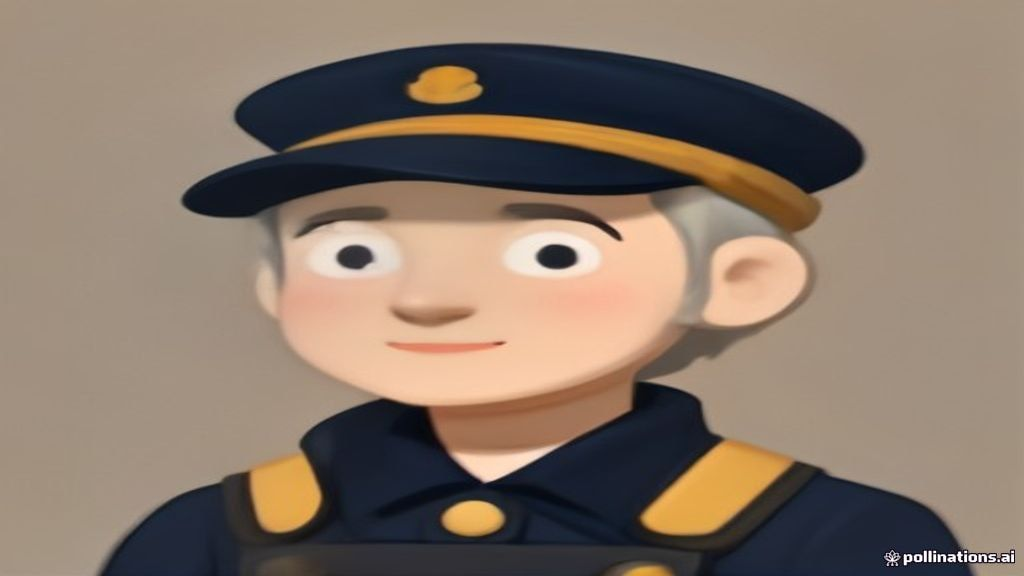
#> input picture bilder/01.jpg, 1024 x 576 px
$ python -i anim_char.py   (imports and definitions only)
#> lines starting #> are read from the running program, lines starting #| are printed output that depends on the picture; after the words box and inside, x2 and y2 are one past the last pixel; in counts of white or black regions, pixels touching at a corner belong together
#> further down, picture is the input picture: shape (576, 1024, 3); mean B, G, R 105.2, 119.5, 136.7
"""Leichte Figurenanimation fuer flache Cartoon-Bilder (kein Download, nur OpenCV/numpy).
Erkennt die cremefarbenen Koepfe und Haende, bewegt sie sanft (Nicken, Neigen, Wippen)
und laesst die Augen blinzeln. Kamerafahrt (Zoom/Schwenk) wird im selben Schritt gerechnet."""
import math
import cv2
import numpy as np

W, H = 1920, 1080


def cream_mask(bgr):
    hsv = cv2.cvtColor(bgr, cv2.COLOR_BGR2HSV)
#> hsv: shape (576, 1024, 3); mean H, S, V 37.8, 78.3, 141.2
    h, s, v = hsv[..., 0], hsv[..., 1], hsv[..., 2]
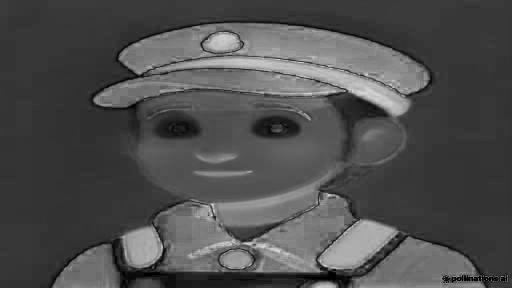
#> s: shape (576, 1024) (shown at 1/2 size); min 0, max 255, mean 78.3
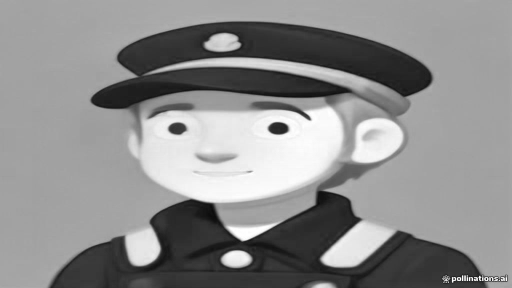
#> v: shape (576, 1024) (shown at 1/2 size); min 3, max 255, mean 141.2
    m = ((h >= 12) & (h <= 34) & (s >= 20) & (s <= 110) & (v >= 190)).astype(np.uint8) * 255
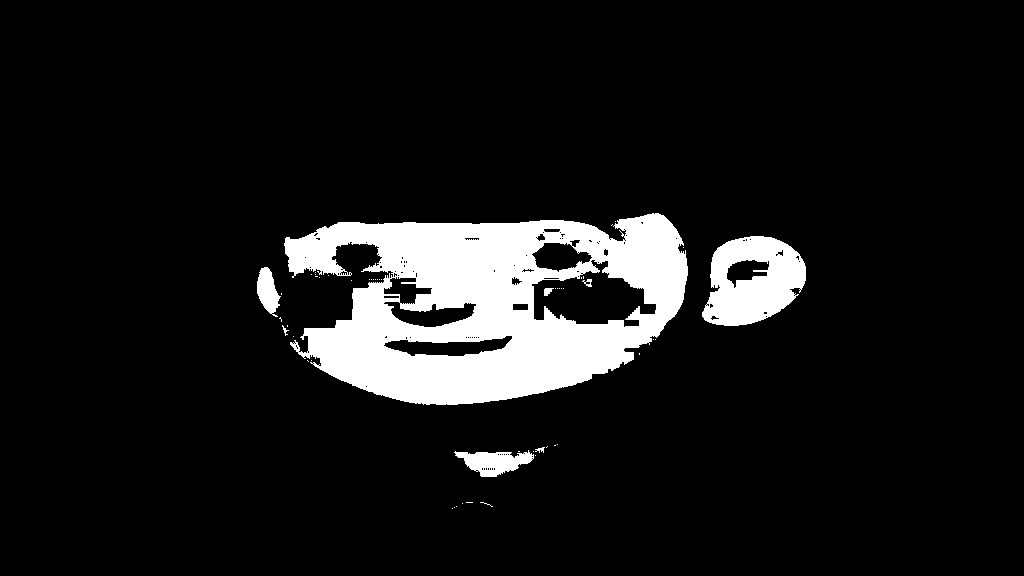
#> m: shape (576, 1024); 9.4% white; 53 white regions (45 under 20 px), largest, box (x1, y1, x2, y2) and area: (284, 213, 688, 405) 47244, (702, 236, 806, 326) 6300, (454, 450, 534, 477) 1246
    m = cv2.morphologyEx(m, cv2.MORPH_OPEN, np.ones((3, 3), np.uint8))
#> m: shape (576, 1024); 9.3% white; 8 white regions (3 under 20 px), largest, box (x1, y1, x2, y2) and area: (284, 213, 688, 405) 46711, (702, 236, 806, 326) 6221, (456, 452, 532, 477) 1161, (257, 267, 280, 313) 699, (544, 288, 552, 296) 51
    return m


class Part:
    pass


def find_parts(bgr):
    """Liefert Koepfe (gross) und Haende (klein) als Part-Objekte."""
    m = cream_mask(bgr)
    # Linien/Augen im Kopf schliessen, damit der Kopf eine Flaeche ist
    closed = cv2.morphologyEx(m, cv2.MORPH_CLOSE, cv2.getStructuringElement(cv2.MORPH_ELLIPSE, (15, 15)))
#> closed: shape (576, 1024); 10.2% white; 5 white regions (1 under 20 px), largest, box (x1, y1, x2, y2) and area: (284, 213, 688, 405) 51437, (702, 236, 806, 326) 6501, (456, 452, 533, 477) 1231, (257, 267, 280, 313) 701
    n, lab, stats, cent = cv2.connectedComponentsWithStats(closed, 8)
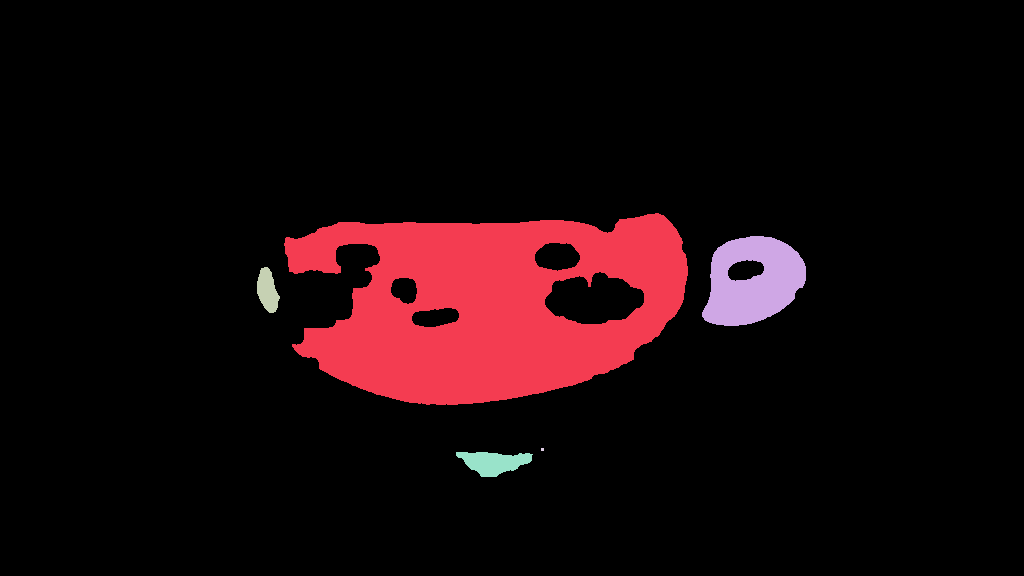
#> lab: shape (576, 1024) int32; 6 distinct labels, from 0 to 5; one colour per label, 0 black
#> n = 6; stats = [[0, 0, 1024, 576, 529945], [284, 213, 404, 192, 51437], [702, 236, 104, 90, 6501], [257, 267, 23, 46, 701], [541, 448, 3, 3, 9], [456, 452, 77, 25, 1231]]; cent = [[511.3, 285.4], [486.9, 305.7], [752.8, 281], [267.1, 290.2], [542, 449], [493.2, 461.9]]
    parts = []
    for i in range(1, n):
        x, y, w, h, area = stats[i]
        if area < 2500 or w > W * 0.6 or h > H * 0.9:
            continue
        p = Part()
        p.kind = "head" if area > 22000 else "hand"
        p.box = (x, y, w, h)
        p.area = area
        # gefuellte Maske (Loecher/Augen inklusive)
        comp = (lab == i).astype(np.uint8) * 255
        cnts, _ = cv2.findContours(comp, cv2.RETR_EXTERNAL, cv2.CHAIN_APPROX_SIMPLE)
        filled = np.zeros_like(comp)
        cv2.drawContours(filled, cnts, -1, 255, -1)
        p.mask = filled
        p.r = math.sqrt(area / math.pi)
        if p.kind == "head":
            fill = cv2.countNonZero(filled) / float(w * h)
            if not (0.66 < fill < 0.9 and 0.72 < w / float(h) < 1.35):
                continue
            p.eyes = find_eyes(bgr, p)
            if not p.eyes:
                continue
            # Muetze/Kopfhoerer (dunkel) direkt am Kopf mitbewegen
            gray = cv2.cvtColor(bgr, cv2.COLOR_BGR2GRAY)
            reg = np.zeros_like(filled)
            ry0, ry1 = max(0, int(y - 0.9 * p.r)), int(y + 0.35 * h)
            rx0, rx1 = max(0, int(x - 0.15 * w)), min(W, int(x + 1.15 * w))
            reg[ry0:ry1, rx0:rx1] = 255
            cand = (((gray < 100).astype(np.uint8) * 255) & reg) | filled
            cand = cv2.morphologyEx(cand, cv2.MORPH_CLOSE, np.ones((5, 5), np.uint8))
            n2, lab2, st2, _ = cv2.connectedComponentsWithStats(cand, 8)
            keep = np.zeros_like(filled)
            ids = set(np.unique(lab2[filled > 0])) - {0}
            for k in ids:
                keep[lab2 == k] = 255
            # nicht ueber das Kopf-Umfeld hinaus (Koerper nicht mitnehmen)
            keep[int(y + 0.55 * h):, :] = filled[int(y + 0.55 * h):, :]
            p.mask = keep
            ys, xs = np.nonzero(keep)
            p.box = (xs.min(), ys.min(), xs.max() - xs.min() + 1, ys.max() - ys.min() + 1)
        parts.append(p)
#> this loop made 5 passes
#> (x, y, w, h, area, p.kind, p.area, p.r) on pass 1: (284, 213, 404, 192, 51437, 'head', 51437, 128)
#> pass 1, in find_parts, `p.mask = filled`:
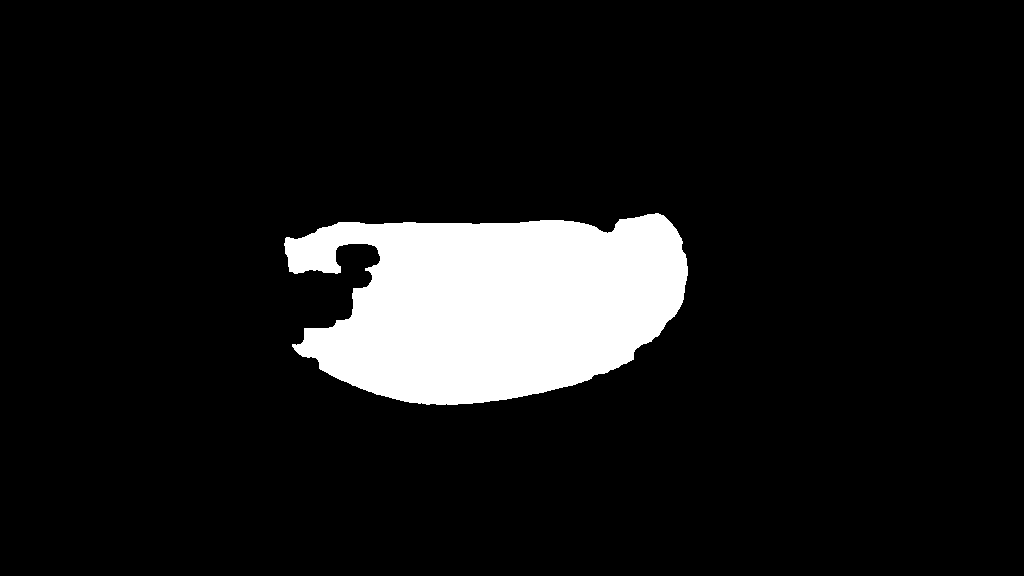
#> p.mask: shape (576, 1024); 9.7% white; 1 white region, box (x1, y1, x2, y2) and area: (284, 213, 688, 405) 57266
#> pass 2, in find_parts, `comp = (lab == i).astype(np.uint8) * 255`:
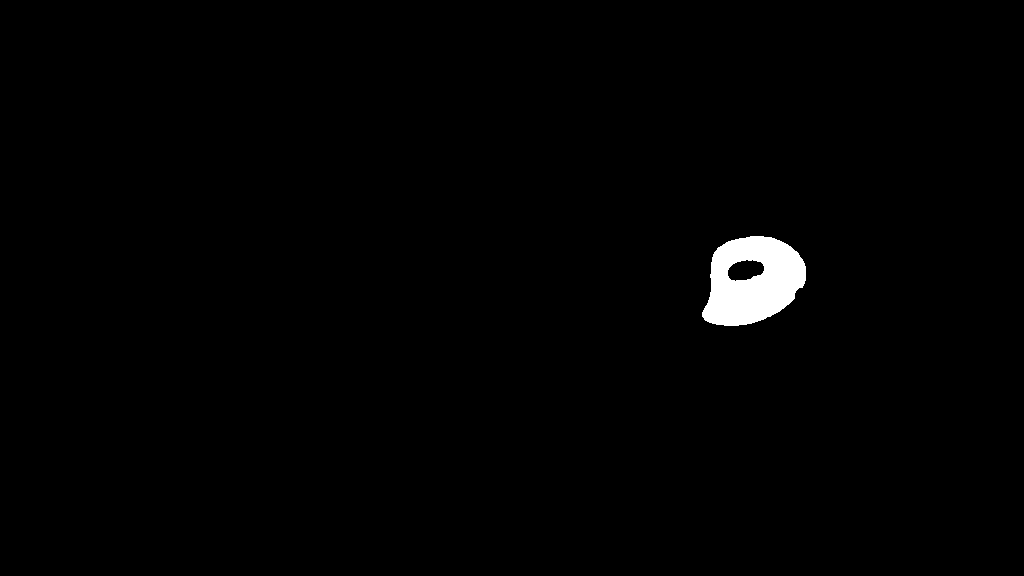
#> comp: shape (576, 1024); 1.1% white; 1 white region, box (x1, y1, x2, y2) and area: (702, 236, 806, 326) 6501
#> after the loop, parts = 1 item
    return parts


# [19 lines left out: function find_eyes, not called in this run]


class Rig:
    # [72 lines left out: functions __init__, blink_state, compose, frame, not called in this run]

>>> import cv2
>>> picture = cv2.imread('bilder/01.jpg')
>>> result = find_parts(picture)
#> result = 1 item
